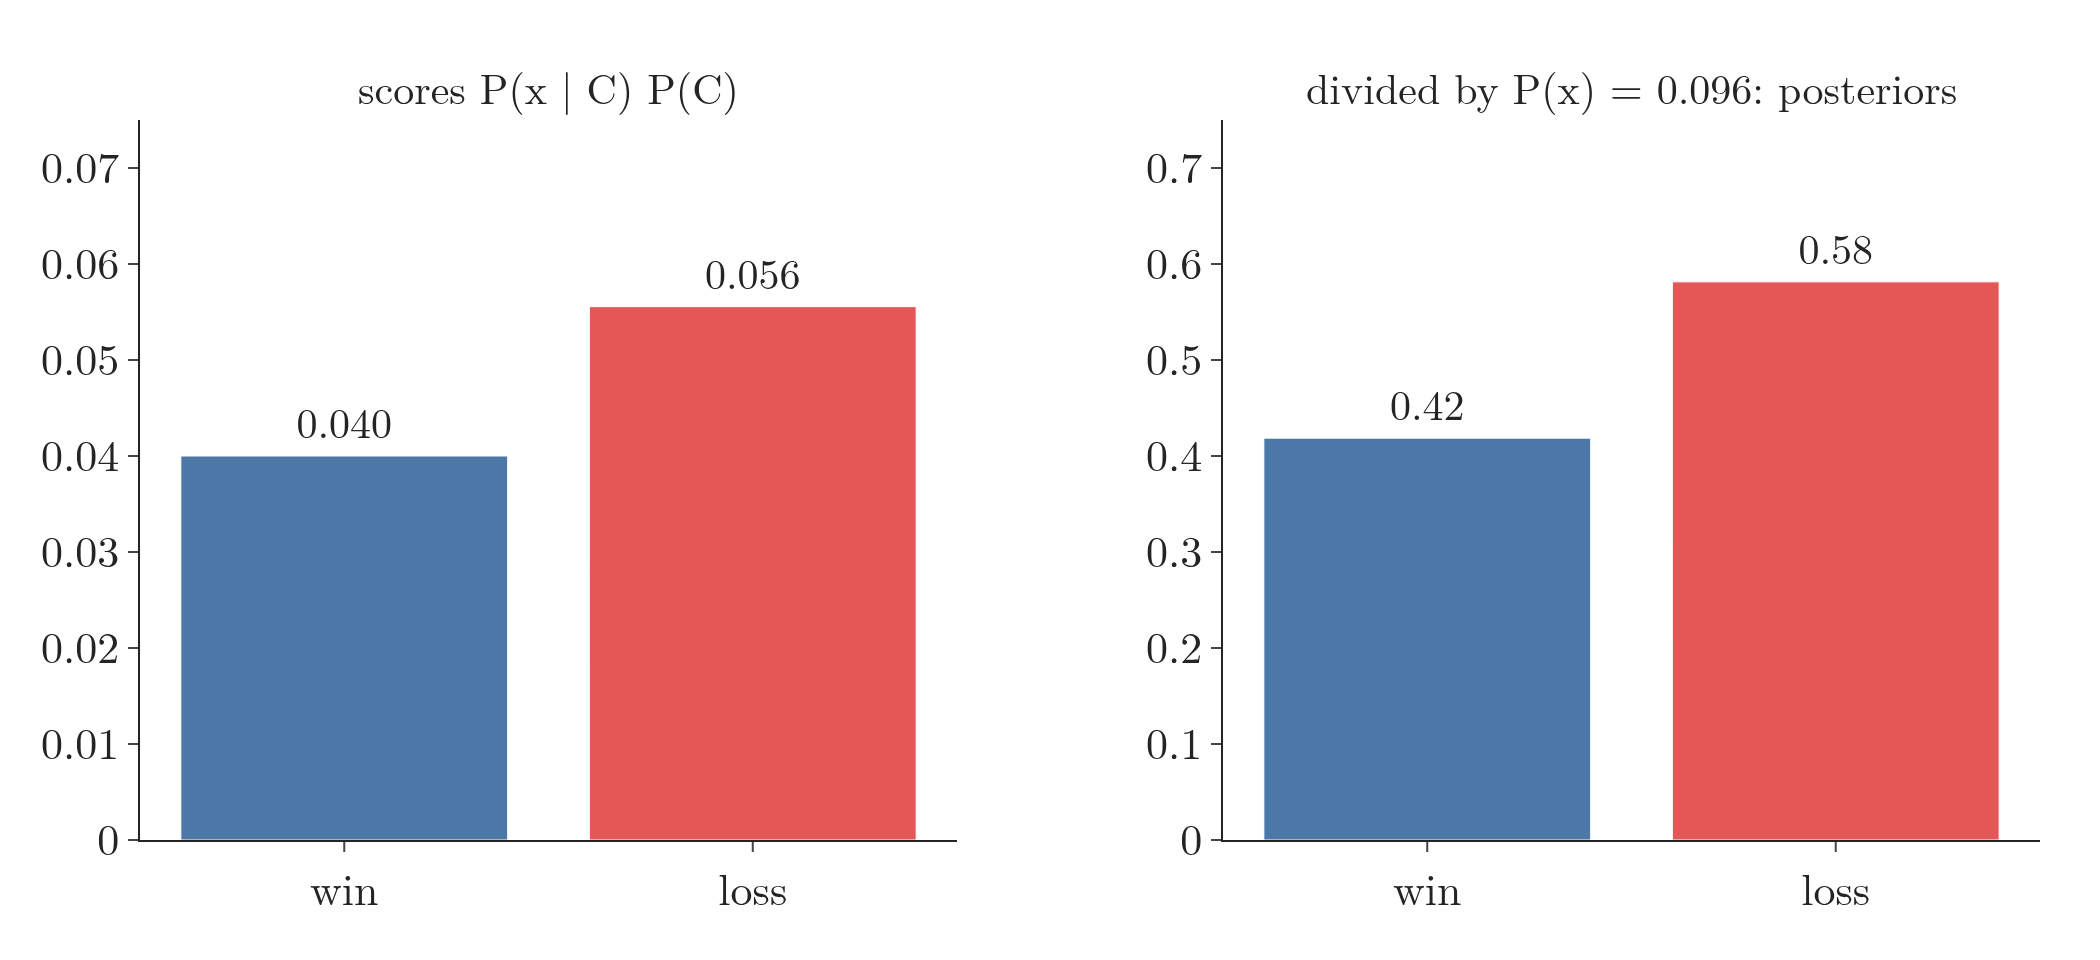

The script that drew this image:
"""Dropping the evidence keeps the order (Plotly), on the cricket example. Left: the scores P(x | C) P(C) for win and
loss, 0.040 and 0.056. Right: the same scores divided by their sum P(x) = 0.096, the posteriors 0.42 and 0.58. Both
panels pick loss."""
from pathlib import Path
import plotly.graph_objects as go
from plotly.subplots import make_subplots
from gifkit import BLUE, FONT, RED
from nb_scores import POST, SCORE, Z

here = Path(__file__).parent
assert round(Z, 3) == 0.096
fig = make_subplots(1, 2, horizontal_spacing=0.14, subplot_titles=["scores P(x | C) P(C)", f"divided by P(x) = {Z:.3f}: posteriors"])
fig.update_annotations(font_size=21)
for col, d, fmt in ((1, SCORE, "{:.3f}"), (2, POST, "{:.2f}")):
    fig.add_trace(go.Bar(x=list(d), y=list(d.values()), marker_color=[BLUE, RED], text=[fmt.format(v) for v in d.values()],
                         textposition="outside", textfont=dict(size=21)), 1, col)
fig.update_yaxes(range=[0, 0.075], row=1, col=1)
fig.update_yaxes(range=[0, 0.75], row=1, col=2)
fig.update_layout(template="simple_white", width=1050, height=480, font=FONT, showlegend=False, margin=dict(l=70, r=30, t=60, b=60))
fig.write_image(here / "evidence_drop.png", scale=2)
